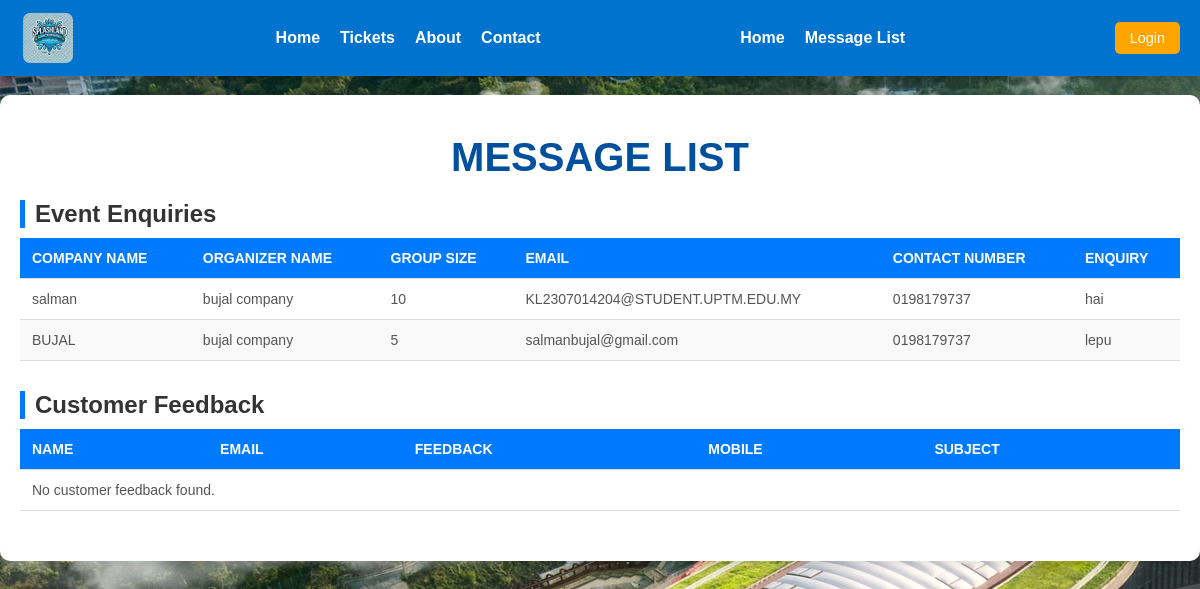
Page /MessageList.php on the committed database.
### tables this page shows
CREATE TABLE `event_enquiries` (
  `id` int(11) NOT NULL,
  `company_name` varchar(255) NOT NULL,
  `organizer_name` varchar(255) NOT NULL,
  `group_size` int(11) NOT NULL,
  `email` varchar(255) NOT NULL,
  `contact` varchar(20) NOT NULL,
  `enquiry` text NOT NULL,
  `submitted_at` timestamp NOT NULL DEFAULT current_timestamp()
);

### MessageList.php (the view, shortened to what this page needs)
<?php
include 'db_connection.php';
?>
<!DOCTYPE html>
<html lang="en">
<head>
    <link rel="stylesheet" href="MessageList.css">
    <link rel="stylesheet" href="index.css">
</head>
<?php include('header.php'); ?>
<body>
<div class="container">
    <h1>Message List</h1>
    <div>
        <h2 class="section-title">Event Enquiries</h2>
        <table>
            <thead>
                <tr>
                    <th>Company Name</th>
                    <th>Organizer Name</th>
                    <th>Group Size</th>
                    <th>Email</th>
                    <th>Contact Number</th>
                    <th>Enquiry</th>
                </tr>
            </thead>
            <tbody>
                <?php
                $sql = "SELECT * FROM event_enquiries ORDER BY id DESC";
                $result = $conn->query($sql);
                if ($result->num_rows > 0) {
                    while ($row = $result->fetch_assoc()) {
                        echo "<tr>";
                        echo "<td>" . htmlspecialchars($row['company_name']) . "</td>";
                        echo "<td>" . htmlspecialchars($row['organizer_name']) . "</td>";
                        echo "<td>" . intval($row['group_size']) . "</td>";
                        echo "<td>" . htmlspecialchars($row['email']) . "</td>";
                        echo "<td>" . htmlspecialchars($row['contact']) . "</td>";
                        echo "<td>" . htmlspecialchars($row['enquiry']) . "</td>";
                        echo "</tr>";
                    }
                } else {
                    echo "<tr><td colspan='6'>No event enquiries found.</td></tr>";
                }
                ?>
            </tbody>
        </table>
    </div>
    <div>
        <h2 class="section-title">Customer Feedback</h2>
        <table>
            <thead>
                <tr>
                    <th>Name</th>
                    <th>Email</th>
                    <th>Feedback</th>
                    <th>Mobile</th>
                    <th>Subject</th>
                </tr>
            </thead>
            <tbody>
                <?php
                $sql = "SELECT * FROM customer_feedback ORDER BY id DESC";
                $result = $conn->query($sql);
                if ($result->num_rows > 0) {
                    while ($row = $result->fetch_assoc()) {
                        echo "<tr>";
                        echo "<td>" . htmlspecialchars($row['name']) . "</td>";
                        echo "<td>" . htmlspecialchars($row['email']) . "</td>";
                        echo "<td>" . htmlspecialchars($row['feedback'] ?? 'N/A') . "</td>";
                        echo "<td>" . htmlspecialchars($row['mobile']) . "</td>";
                        echo "<td>" . htmlspecialchars($row['subject'] ?? 'N/A') . "</td>";
                        echo "</tr>";
                    }
                } else {
                    echo "<tr><td colspan='5'>No customer feedback found.</td></tr>";
                }
                ?>
            </tbody>
        </table>
    </div>
</div>
</body>
</html>

### header.php (shortened to what this page needs)
<!doctype html>
<html>
<head>
    <link rel="stylesheet" href="https://cdnjs.cloudflare.com/ajax/libs/font-awesome/6.5.0/css/all.min.css">
    <link rel="stylesheet" href="styles.css">
</head>
<header>
    <nav class="navbar1">
        <div class="logo">
            <a href="index.php">
                <img src="assets/SplashLand Waterpark Logo.webp" alt="SplashLand Logo">
            </a>
        </div>
        <ul class="menu1" id="user-navigation">
            <li><a href="index.php">Home</a></li>
            <li><a href="ticket2.php">Tickets</a></li>
            <li class="dropdown">
                <a href="aboutus.php" class="dropbtn">About</a>
            </li>
            <li><a href="contactusform.php">Contact</a></li>
        </ul>
        <ul class="menu1" id="admin-navigation">
            <li><a href="admincontrolpanel.php">Home</a></li>
            <li><a href="MessageList.php">Message List</a></li>
        </ul>
        <div style="display: flex; align-items: center">
            <a href="loginform.php" class="loginBtn" id="login-button">
                Login
            </a>
        </div>
    </nav>
</header>
</html>

### MessageList.css (style rules this page uses)
h1, h2, table, th, td { margin: 0; padding: 0; box-sizing: border-box; font-family: 'Arial', sans-serif; }
body { background: linear-gradient(135deg, #f0f4f8, #d9e4ec); color: #333; padding: 20px; padding-top: 115px; }
.container { max-width: 1200px; margin: 0 auto; padding: 20px; background: #fff; border-radius: 10px; box-shadow: 0 4px 10px rgba(0, 0, 0, 0.1); margin-top: 95px; }
h1 { font-size: 32px; color: #007bff; text-align: center; margin-bottom: 20px; }
.section-title { font-size: 24px; color: #333; border-left: 5px solid #007bff; padding-left: 10px; margin-bottom: 10px; }
table { width: 100%; border-collapse: collapse; margin-bottom: 30px; }
thead { background-color: #007bff; color: #fff; }
th, td { text-align: left; padding: 12px; border-bottom: 1px solid #ddd; }
th { font-size: 14px; font-weight: bold; text-transform: uppercase; }
tr:nth-child(even) { background-color: #f9f9f9; }
td { font-size: 14px; color: #555; }

### index.css (style rules this page uses)
body { font-family: Arial, sans-serif; margin: 0; padding: 0; background-color: #f0f8ff; color: #003366; background-image: url('../assets/contactbackground.jpg'); }
h1 { text-align: center; color: #00509e; font-size: 2.5rem; margin: 20px 0; text-transform: uppercase; }
img { border: 3px solid #0073cf; border-radius: 10px; max-width: 90%; }

### styles.css (style rules this page uses)
header { width: 100%; background-color: #0073cf; color: white; padding: 10px 0; box-shadow: 0 4px 8px rgba(0, 0, 0, 0.2); position: fixed; top: 0; z-index: 1000; }
.navbar1 { display: flex; justify-content: space-between; align-items: center; max-width: 1200px; margin: 0 auto; padding: 0 20px; }
.logo img { height: 50px; display: block; }
.menu1 { list-style-type: none; display: flex; gap: 20px; margin: 0; padding: 0; }
.menu1 li { position: relative; }
.menu1 a { text-decoration: none; color: white; font-weight: bold; font-size: 1rem; transition: color 0.3s ease; }
.loginBtn { background-color: #ffa500; color: white; padding: 8px 15px; border-radius: 5px; font-size: 0.9rem; text-decoration: none; margin-left: 10px; transition: background-color 0.3s ease; }

### rows in the picture
event_enquiries: company_name "salman", organizer_name "bujal company", group_size "10", email "KL2307014204@STUDENT.UPTM.EDU.MY", contact "0198179737", enquiry "hai"
event_enquiries: company_name "BUJAL", organizer_name "bujal company", group_size "5", email "salmanbujal@gmail.com", contact "0198179737", enquiry "lepu"
